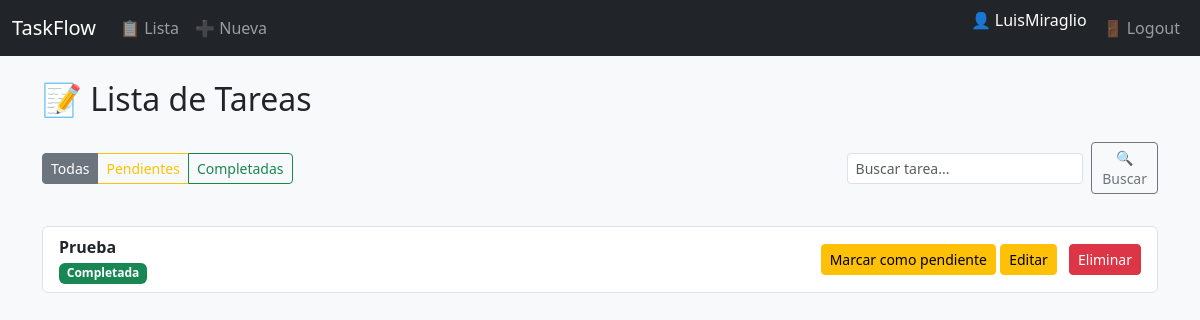
Page / (signed in) on the earlier database version.
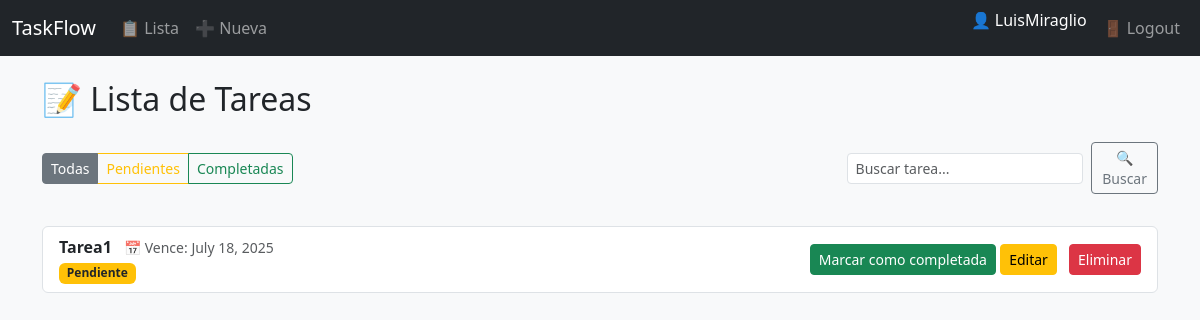
Same page on the later database version.
### tareas/models.py (models this page shows, shortened)
class Tarea(models.Model):
    titulo = models.CharField(max_length=200)
    descripcion = models.TextField(blank=True)
    completada = models.BooleanField(default=False)
    creada = models.DateTimeField(auto_now_add=True)
    fecha_vencimiento = models.DateField(null=True, blank=True)

### tareas/views.py (the view)
# urls.py: path('', lista_tareas, name='lista_tareas'),  # /tareas/
@login_required
def lista_tareas(request):
    estado = request.GET.get("estado")
    buscar = request.GET.get("buscar", "").strip()
    tareas = Tarea.objects.all()
    if estado == "pendiente":
        tareas = tareas.filter(completada=False)
    elif estado == "completada":
        tareas = tareas.filter(completada=True)
    if buscar:
        tareas = tareas.filter(titulo__icontains=buscar)
    tareas = tareas.order_by('-id')  # o 'creada' si tenés ese campo
    paginator = Paginator(tareas, 5)
    page_number = request.GET.get('page')
    page_obj = paginator.get_page(page_number)
    return render(request, 'tareas/lista_tareas.html', {
        'tareas': page_obj,
        'page_obj': page_obj,
        'estado': estado,
        'buscar': buscar,
    })

### tareas/templates/tareas/lista_tareas.html (shortened to what this page needs)
{% extends 'tareas/base.html' %}
{% block content %}
<h2 class="mb-4">📝 Lista de Tareas</h2>
<div class="d-flex flex-wrap justify-content-between align-items-center mb-4">
  <div class="btn-group mb-2">
    <a href="{% url 'lista_tareas' %}" class="btn btn-outline-secondary btn-sm {% if not estado %}active{% endif %}">Todas</a>
    <a href="?estado=pendiente&buscar={{ buscar }}" class="btn btn-outline-warning btn-sm {% if estado == 'pendiente' %}active{% endif %}">Pendientes</a>
    <a href="?estado=completada&buscar={{ buscar }}" class="btn btn-outline-success btn-sm {% if estado == 'completada' %}active{% endif %}">Completadas</a>
  </div>
  <form method="get" class="d-flex align-items-center mb-2" style="max-width: 350px;">
    <input type="text" name="buscar" placeholder="Buscar tarea..." value="{{ buscar }}" class="form-control form-control-sm me-2">
    <button class="btn btn-sm btn-outline-secondary" type="submit">🔍 Buscar</button>
  </form>
</div>
<ul class="list-group">
  {% for tarea in tareas %}
    <li class="list-group-item d-flex justify-content-between align-items-center">
      <div>
        <strong>{{ tarea.titulo }}</strong>
        {% if tarea.fecha_vencimiento %}
          <small class="text-muted ms-2">📅 Vence: {{ tarea.fecha_vencimiento }}</small>
        {% endif %}
        <br>
        {% if tarea.completada %}
          <span class="badge bg-success">Completada</span>
        {% else %}
          <span class="badge bg-warning text-dark">Pendiente</span>
        {% endif %}
      </div>
      <div>
        {% if tarea.completada %}
          <a href="{% url 'cambiar_estado' tarea.id %}" class="btn btn-warning btn-sm">Marcar como pendiente</a>
        {% else %}
          <a href="{% url 'cambiar_estado' tarea.id %}" class="btn btn-success btn-sm">Marcar como completada</a>
        {% endif %}
        <a href="{% url 'editar_tarea' tarea.id %}" class="btn btn-sm btn-warning">Editar</a>
        <a href="{% url 'eliminar_tarea' tarea.id %}" class="btn btn-danger btn-sm ms-2">Eliminar</a>
      </div>
    </li>
  {% empty %}
    <li class="list-group-item">No hay tareas aún.</li>
  {% endfor %}
</ul>
{% endblock %}

Differences in the rows shown:
removed Tarea: titulo "Prueba", completada "Completada"
added Tarea: titulo "Tarea1", fecha_vencimiento "July 18, 2025", completada "Pendiente"
